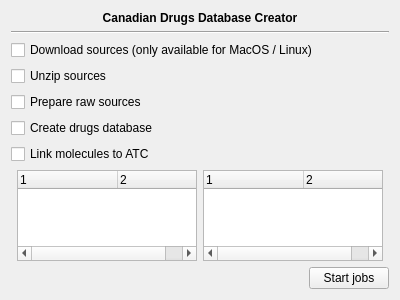
<?xml version="1.0" encoding="UTF-8"?>
<ui version="4.0">
 <class>CanadianDrugsDatabaseWidget</class>
 <widget class="QWidget" name="CanadianDrugsDatabaseWidget">
  <property name="geometry">
   <rect>
    <x>0</x>
    <y>0</y>
    <width>400</width>
    <height>300</height>
   </rect>
  </property>
  <property name="windowTitle">
   <string>Form</string>
  </property>
  <layout class="QGridLayout" name="gridLayout">
   <item row="0" column="0" colspan="4">
    <widget class="QLabel" name="label">
     <property name="font">
      <font>
       <weight>75</weight>
       <bold>true</bold>
      </font>
     </property>
     <property name="text">
      <string>Canadian Drugs Database Creator</string>
     </property>
     <property name="alignment">
      <set>Qt::AlignCenter</set>
     </property>
    </widget>
   </item>
   <item row="1" column="0" colspan="4">
    <widget class="Line" name="line">
     <property name="orientation">
      <enum>Qt::Horizontal</enum>
     </property>
    </widget>
   </item>
   <item row="2" column="0" colspan="4">
    <widget class="QCheckBox" name="download">
     <property name="text">
      <string>Download sources (only available for MacOS / Linux)</string>
     </property>
    </widget>
   </item>
   <item row="3" column="0" colspan="4">
    <widget class="QCheckBox" name="unzip">
     <property name="text">
      <string>Unzip sources</string>
     </property>
    </widget>
   </item>
   <item row="4" column="0" colspan="4">
    <widget class="QCheckBox" name="prepare">
     <property name="text">
      <string>Prepare raw sources</string>
     </property>
    </widget>
   </item>
   <item row="5" column="0" colspan="4">
    <widget class="QCheckBox" name="createDb">
     <property name="text">
      <string>Create drugs database</string>
     </property>
    </widget>
   </item>
   <item row="6" column="0" colspan="4">
    <widget class="QCheckBox" name="linkMols">
     <property name="text">
      <string>Link molecules to ATC</string>
     </property>
    </widget>
   </item>
   <item row="10" column="0" colspan="4">
    <layout class="QHBoxLayout" name="horizontalLayout">
     <item>
      <spacer name="horizontalSpacer">
       <property name="orientation">
        <enum>Qt::Horizontal</enum>
       </property>
       <property name="sizeHint" stdset="0">
        <size>
         <width>40</width>
         <height>20</height>
        </size>
       </property>
      </spacer>
     </item>
     <item>
      <widget class="QPushButton" name="startJobs">
       <property name="text">
        <string>Start jobs</string>
       </property>
      </widget>
     </item>
    </layout>
   </item>
   <item row="7" column="2">
    <widget class="QTreeWidget" name="errors">
     <property name="toolTip">
      <string>ERRORS</string>
     </property>
     <property name="alternatingRowColors">
      <bool>true</bool>
     </property>
     <property name="columnCount">
      <number>2</number>
     </property>
     <attribute name="headerVisible">
      <bool>true</bool>
     </attribute>
     <column>
      <property name="text">
       <string notr="true">1</string>
      </property>
     </column>
     <column>
      <property name="text">
       <string notr="true">2</string>
      </property>
     </column>
    </widget>
   </item>
   <item row="7" column="1">
    <widget class="QTreeWidget" name="messages">
     <property name="toolTip">
      <string>MESSAGES</string>
     </property>
     <property name="alternatingRowColors">
      <bool>true</bool>
     </property>
     <property name="columnCount">
      <number>2</number>
     </property>
     <attribute name="headerVisible">
      <bool>true</bool>
     </attribute>
     <column>
      <property name="text">
       <string notr="true">1</string>
      </property>
     </column>
     <column>
      <property name="text">
       <string notr="true">2</string>
      </property>
     </column>
    </widget>
   </item>
  </layout>
 </widget>
 <resources/>
 <connections/>
</ui>
